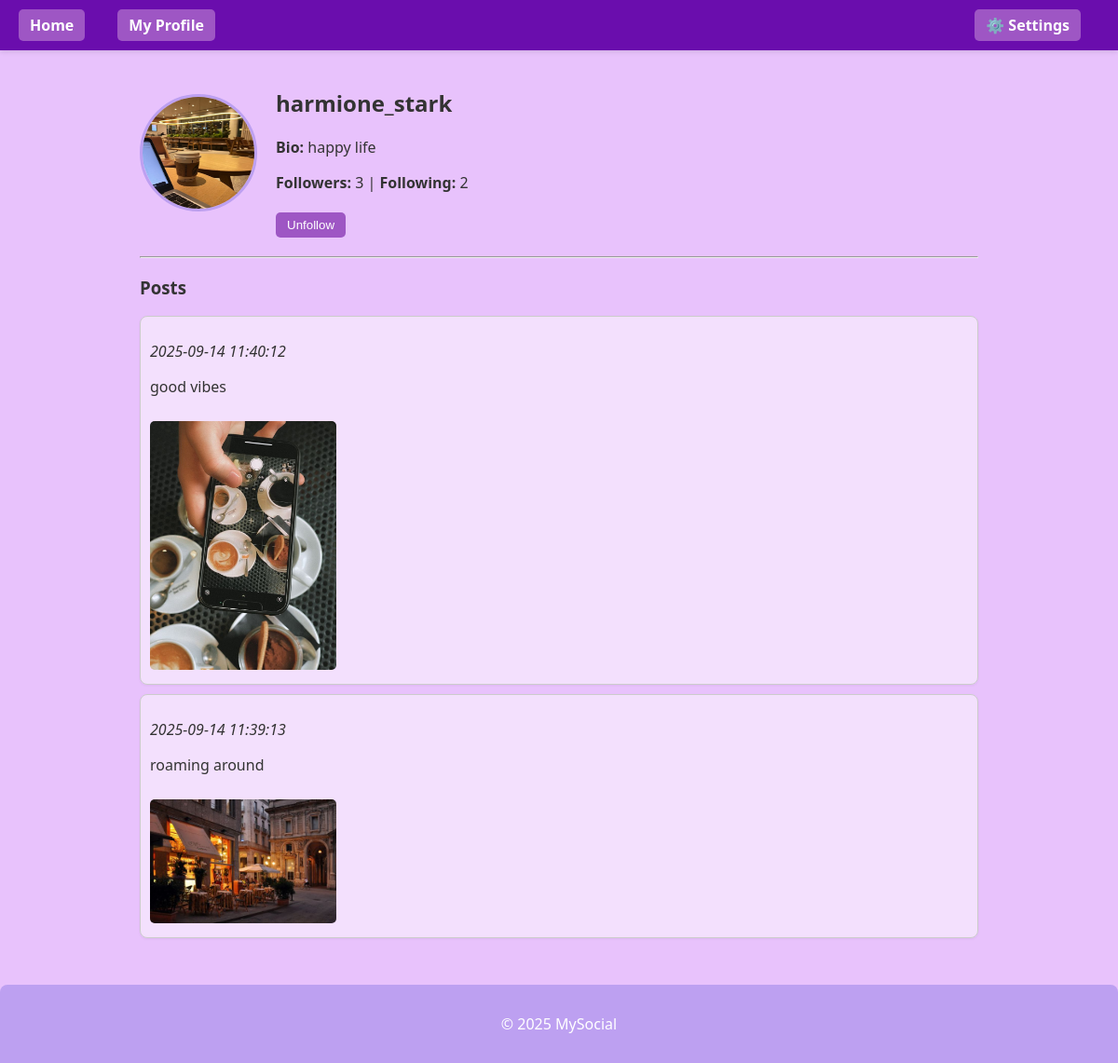
/profile/harmione_stark (signed in), run on the app's committed database.
### tables this page shows
CREATE TABLE users (
            id INTEGER PRIMARY KEY AUTOINCREMENT,
            username TEXT UNIQUE NOT NULL,
            password_hash TEXT NOT NULL,
            bio TEXT,
            profile_pic TEXT
        );

CREATE TABLE posts (
            id INTEGER PRIMARY KEY AUTOINCREMENT,
            user_id INTEGER NOT NULL,
            content TEXT NOT NULL,
            image TEXT,
            timestamp DATETIME DEFAULT CURRENT_TIMESTAMP,
            FOREIGN KEY(user_id) REFERENCES users(id)
        );

### app.py (the view)
@app.route("/profile/<string:username>")
def profile(username):
    conn = sqlite3.connect(DATABASE)
    cursor = conn.cursor()
    cursor.execute("SELECT id, username, bio, profile_pic FROM users WHERE username=?", (username,))
    user = cursor.fetchone()
    if not user:
        conn.close()
        flash("User not found!", "danger")
        return redirect(url_for("index"))
    user_id = user[0]
    cursor.execute("""
        SELECT id, content, image, timestamp
        FROM posts
        WHERE user_id=?
        ORDER BY timestamp DESC
    """, (user_id,))
    posts = cursor.fetchall()
    is_following = False
    if current_user.is_authenticated and current_user.id != user_id:
        cursor.execute("SELECT * FROM follows WHERE follower_id=? AND following_id=?",
                       (current_user.id, user_id))
        if cursor.fetchone():
            is_following = True
    cursor.execute("SELECT COUNT(*) FROM follows WHERE following_id=?", (user_id,))
    followers_count = cursor.fetchone()[0]
    cursor.execute("SELECT COUNT(*) FROM follows WHERE follower_id=?", (user_id,))
    following_count = cursor.fetchone()[0]
    conn.close()
    return render_template(
        "profile.html",
        profile_user=user,
        posts=posts,
        is_following=is_following,
        followers_count=followers_count,
        following_count=following_count
    )

### app.py (called while the page is built)
@login_manager.user_loader
def load_user(user_id):
    conn = sqlite3.connect(DATABASE)
    cursor = conn.cursor()
    cursor.execute("SELECT * FROM users WHERE id=?", (user_id,))
    row = cursor.fetchone()
    conn.close()
    if row:
        return User(row[0], row[1], row[2])
    return None

### templates/profile.html (shortened to what this page needs)
{% extends "base.html" %}
{% block content %}
<div class="profile-header">
  {% if profile_user[3] %}
    <img src="{{ url_for('static', filename='uploads/' + profile_user[3]) }}"
         alt="Profile Picture" width="120" height="120" style="border-radius:50%;">
  {% endif %}
  <div>
    <h2>{{ profile_user[1] }}</h2>
    <p><strong>Bio:</strong> {{ profile_user[2] or "No bio yet." }}</p>
    <p>
      <strong>Followers:</strong> {{ followers_count }} |
      <strong>Following:</strong> {{ following_count }}
    </p>
    {% if current_user.is_authenticated %}
      {% if current_user.username == profile_user[1] %}
        <a href="{{ url_for('edit_profile') }}">Edit Profile</a>
        <a href="{{ url_for('create_post') }}">New Post</a>
      {% elif current_user.id != profile_user[0] %}
        <form method="post" action="{% if is_following %}{{ url_for('unfollow', user_id=profile_user[0]) }}{% else %}{{ url_for('follow', user_id=profile_user[0]) }}{% endif %}" style="display:inline;">
          <button type="submit">{% if is_following %}Unfollow{% else %}Follow{% endif %}</button>
        </form>
      {% endif %}
    {% endif %}
  </div>
</div>
<hr>
<h3>Posts</h3>
{% for post in posts %}
  <div class="post" style="border:1px solid #ccc; padding:10px; margin:10px 0;">
    <p>
      <em>{{ post[3] }}</em>
    </p>
    <p>{{ post[1] }}</p>
    {% if post[2] %}
      <img src="{{ url_for('static', filename='uploads/' + post[2]) }}" width="200">
    {% endif %}
  </div>
{% else %}
  <p>No posts yet.</p>
{% endfor %}
{% endblock %}

### templates/base.html (shortened to what this page needs)
<!DOCTYPE html>
<html lang="en">
<head>
  <link rel="stylesheet" href="{{ url_for('static', filename='css/style.css') }}">
</head>
<body>
  <nav>
    <a href="{{ url_for('index') }}">Home</a>
    {% if current_user.is_authenticated %}
      <a href="{{ url_for('profile', username=current_user.username) }}">My Profile</a>
      <div class="settings" id="settingsMenu">
        <a onclick="toggleSettings()">⚙️ Settings</a>
      </div>
    {% else %}
      <div style="margin-left:auto;">
        <a href="{{ url_for('login') }}">Login</a>
        <a href="{{ url_for('register') }}">Register</a>
      </div>
    {% endif %}
  </nav>
  <main>
    {% block content %}{% endblock %}
  </main>
  <footer>
    <p>© 2025 MySocial</p>
  </footer>
</body>
</html>

### static/css/style.css (style rules this page uses)
body, html { margin: 0; padding: 0; font-family: 'Segoe UI', Tahoma, Geneva, Verdana, sans-serif; background-color: #e8c2fc; color: #333; }
nav { background-color: #9e56c4; padding: 10px 20px; display: flex; justify-content: flex-start; gap: 15px; box-shadow: 0 2px 5px rgba(0,0,0,0.1); }
nav a { text-decoration: none; color: #fff; font-weight: bold; transition: color 0.3s; }
main { max-width: 900px; margin: 20px auto; padding: 0 15px; }
.profile-header { display: flex; align-items: center; gap: 20px; margin-bottom: 20px; }
.profile-header img { border-radius: 50%; border: 3px solid #bda0f1; }
a { background-color: #9e56c4; color: #fff; border: none; padding: 6px 12px; border-radius: 5px; cursor: pointer; transition: background 0.3s; text-decoration: none; }
button, a.button { background-color: #9e56c4; color: #fff; border: none; padding: 6px 12px; border-radius: 5px; cursor: pointer; transition: background 0.3s; text-decoration: none; }
div.post { border: 1px solid #ddd; background-color: rgba(255,255,255,0.5); padding: 15px; margin: 15px 0; border-radius: 8px; box-shadow: 0 1px 3px rgba(0,0,0,0.05); }
div.post img { max-width: 100%; margin-top: 10px; border-radius: 5px; }
form button { margin-top: 5px; background-color: #9e56c4; }
footer { text-align: center; padding: 15px; background-color: #bda0f1; color: #fff; margin-top: 50px; border-top-left-radius: 8px; border-top-right-radius: 8px; }

### templates/base.html (style rules this page uses)
nav { display: flex; align-items: center; padding: 10px 20px; background: #6a0dad; }
nav a { color: white; margin-right: 20px; text-decoration: none; font-weight: bold; }
.settings { margin-left: auto; position: relative; }
.settings > a { cursor: pointer; color: white; font-weight: bold; }

### data on the page
users: profile_pic (picture), username "harmione_stark", bio "happy life"
posts: timestamp "2025-09-14 11:40:12", content "good vibes", image (picture)
posts: timestamp "2025-09-14 11:39:13", content "roaming around", image (picture)

### other printed values
{{ followers_count }} "3"
{{ following_count }} "2"
